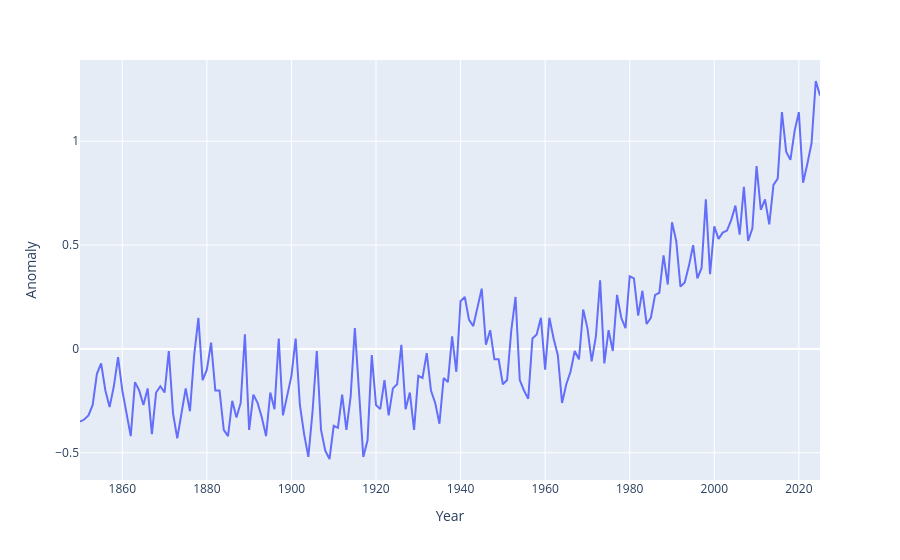

This figure's notebook cell:
### Markdown cell above
## Read raw data from data downloaded from NOAA

### Code cell
import pandas as pd
import io # need this to get info
import plotly.express as px

# Declare DataFrame
df_temp_anomalies:pd.DataFrame = None

df_temp_anomalies = pd.read_csv('../../data/global_temp_anomaly.csv',comment='#',encoding='utf8')

# Test if empty dataframe
print('\n is dataset empty: \n', df_temp_anomalies.empty)
print('*' *50)

# View range of years - this is data per year
year_range = df_temp_anomalies.Year.max() - df_temp_anomalies.Year.min()
print(f"The range of years is: {year_range}, min:{df_temp_anomalies.Year.min()}, max: {df_temp_anomalies.Year.max()}")

# View info
print('\ninfo: \n')
buffer = io.StringIO()
df_temp_anomalies.info(buf=buffer)
s = buffer.getvalue()
print(s)
print('*' *50)

# View Line Chart of Temperature Anomalies Over Time
print('\nLine Chart of Temperature Anomalies Over Time')
# Plot a line chart of temperature anomalies over the years
fig = px.line(
    df_temp_anomalies, 
    x='Year', 
    y='Anomaly')
fig.show()

### Figure 1 — Plotly figure (JSON) as saved in the notebook; plotly's stock layout.template omitted (floating-point values rounded to 4 significant figures; data arrays with more than 128 entries replaced by an {"elided": "..."} marker saying what was removed)
{"data": [{"hovertemplate": "Year=%{x}<br>Anomaly=%{y}<extra></extra>", "legendgroup": "", "line": {"color": "#636efa", "dash": "solid"}, "marker": {"symbol": "circle"}, "mode": "lines", "name": "", "orientation": "v", "showlegend": false, "type": "scatter", "x": {"elided": "176 int values"}, "xaxis": "x", "y": {"elided": "176 float values"}, "yaxis": "y"}], "layout": {"legend": {"tracegroupgap": 0}, "margin": {"t": 60}, "xaxis": {"anchor": "y", "domain": [0, 1], "title": {"text": "Year"}}, "yaxis": {"anchor": "x", "domain": [0, 1], "title": {"text": "Anomaly"}}}}
